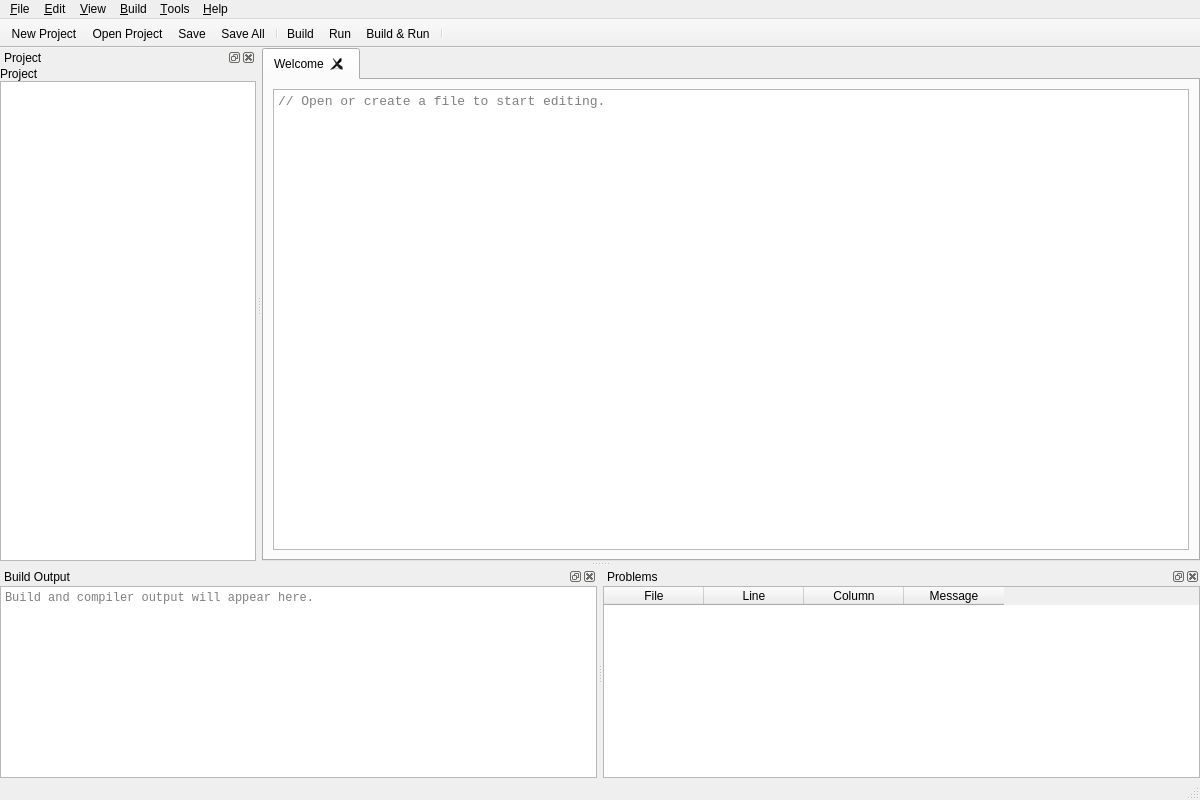
<?xml version="1.0" encoding="UTF-8"?>
<ui version="4.0">
 <class>MainWindow</class>
 <widget class="QMainWindow" name="MainWindow">
  <property name="geometry">
   <rect>
    <x>0</x>
    <y>0</y>
    <width>1200</width>
    <height>800</height>
   </rect>
  </property>
  <property name="windowTitle">
   <string>CppLab IDE</string>
  </property>
  <widget class="QWidget" name="centralwidget">
   <layout class="QVBoxLayout" name="centralLayout">
    <property name="spacing">
     <number>0</number>
    </property>
    <property name="leftMargin">
     <number>0</number>
    </property>
    <property name="topMargin">
     <number>0</number>
    </property>
    <property name="rightMargin">
     <number>0</number>
    </property>
    <property name="bottomMargin">
     <number>0</number>
    </property>
    <item>
     <widget class="QTabWidget" name="editorTabWidget">
      <property name="currentIndex">
       <number>0</number>
      </property>
      <property name="tabsClosable">
       <bool>true</bool>
      </property>
      <widget class="QWidget" name="placeholderTab">
       <attribute name="title">
        <string>Welcome</string>
       </attribute>
       <layout class="QVBoxLayout" name="placeholderLayout">
        <item>
         <widget class="QPlainTextEdit" name="editorPlainTextEdit">
          <property name="font">
           <font>
            <family>Consolas</family>
            <pointsize>10</pointsize>
           </font>
          </property>
          <property name="placeholderText">
           <string>// Open or create a file to start editing.</string>
          </property>
         </widget>
        </item>
       </layout>
      </widget>
     </widget>
    </item>
   </layout>
  </widget>
  <widget class="QMenuBar" name="menubar">
   <property name="geometry">
    <rect>
     <x>0</x>
     <y>0</y>
     <width>1200</width>
     <height>18</height>
    </rect>
   </property>
   <widget class="QMenu" name="menuFile">
    <property name="title">
     <string>&amp;File</string>
    </property>
    <widget class="QMenu" name="menuNew">
     <property name="title">
      <string>&amp;New</string>
     </property>
     <addaction name="newProjectAction"/>
     <addaction name="newSourceFileAction"/>
    </widget>
    <addaction name="menuNew"/>
    <addaction name="openProjectAction"/>
    <addaction name="openSourceFileAction"/>
    <addaction name="separator"/>
    <addaction name="saveFileAction"/>
    <addaction name="saveAllAction"/>
    <addaction name="closeFileAction"/>
    <addaction name="separator"/>
    <addaction name="exitAction"/>
   </widget>
   <widget class="QMenu" name="menuEdit">
    <property name="title">
     <string>&amp;Edit</string>
    </property>
    <addaction name="undoAction"/>
    <addaction name="redoAction"/>
    <addaction name="separator"/>
    <addaction name="cutAction"/>
    <addaction name="copyAction"/>
    <addaction name="pasteAction"/>
    <addaction name="separator"/>
    <addaction name="findAction"/>
    <addaction name="replaceAction"/>
   </widget>
   <widget class="QMenu" name="menuView">
    <property name="title">
     <string>&amp;View</string>
    </property>
    <addaction name="viewProjectDockAction"/>
    <addaction name="viewOutputDockAction"/>
    <addaction name="viewProblemsDockAction"/>
   </widget>
   <widget class="QMenu" name="menuBuild">
    <property name="title">
     <string>&amp;Build</string>
    </property>
    <addaction name="buildProjectAction"/>
    <addaction name="runProjectAction"/>
    <addaction name="buildAndRunAction"/>
    <addaction name="separator"/>
    <addaction name="cleanProjectAction"/>
   </widget>
   <widget class="QMenu" name="menuTools">
    <property name="title">
     <string>&amp;Tools</string>
    </property>
    <addaction name="settingsAction"/>
   </widget>
   <widget class="QMenu" name="menuHelp">
    <property name="title">
     <string>&amp;Help</string>
    </property>
    <addaction name="offlineDocsAction"/>
    <addaction name="separator"/>
    <addaction name="aboutAction"/>
   </widget>
   <addaction name="menuFile"/>
   <addaction name="menuEdit"/>
   <addaction name="menuView"/>
   <addaction name="menuBuild"/>
   <addaction name="menuTools"/>
   <addaction name="menuHelp"/>
  </widget>
  <widget class="QStatusBar" name="statusbar">
   <property name="sizeGripEnabled">
    <bool>true</bool>
   </property>
  </widget>
  <widget class="QToolBar" name="mainToolBar">
   <property name="windowTitle">
    <string>Main Toolbar</string>
   </property>
   <property name="movable">
    <bool>false</bool>
   </property>
   <attribute name="toolBarArea">
    <enum>TopToolBarArea</enum>
   </attribute>
   <attribute name="toolBarBreak">
    <bool>false</bool>
   </attribute>
   <addaction name="newProjectAction"/>
   <addaction name="openProjectAction"/>
   <addaction name="saveFileAction"/>
   <addaction name="saveAllAction"/>
   <addaction name="separator"/>
   <addaction name="buildProjectAction"/>
   <addaction name="runProjectAction"/>
   <addaction name="buildAndRunAction"/>
   <addaction name="separator"/>
  </widget>
  <widget class="QDockWidget" name="projectDockWidget">
   <property name="windowTitle">
    <string>Project</string>
   </property>
   <attribute name="dockWidgetArea">
    <number>1</number>
   </attribute>
   <widget class="QWidget" name="projectDockContent">
    <layout class="QVBoxLayout" name="projectDockLayout">
     <property name="spacing">
      <number>0</number>
     </property>
     <property name="leftMargin">
      <number>0</number>
     </property>
     <property name="topMargin">
      <number>0</number>
     </property>
     <property name="rightMargin">
      <number>0</number>
     </property>
     <property name="bottomMargin">
      <number>0</number>
     </property>
     <item>
      <widget class="QLabel" name="projectLabel">
       <property name="text">
        <string>Project</string>
       </property>
       <property name="margin">
        <number>4</number>
       </property>
      </widget>
     </item>
     <item>
      <widget class="QTreeView" name="projectTreeView"/>
     </item>
    </layout>
   </widget>
  </widget>
  <widget class="QDockWidget" name="outputDockWidget">
   <property name="windowTitle">
    <string>Build Output</string>
   </property>
   <attribute name="dockWidgetArea">
    <number>8</number>
   </attribute>
   <widget class="QWidget" name="outputDockContent">
    <layout class="QVBoxLayout" name="outputDockLayout">
     <property name="spacing">
      <number>0</number>
     </property>
     <property name="leftMargin">
      <number>0</number>
     </property>
     <property name="topMargin">
      <number>0</number>
     </property>
     <property name="rightMargin">
      <number>0</number>
     </property>
     <property name="bottomMargin">
      <number>0</number>
     </property>
     <item>
      <widget class="QPlainTextEdit" name="buildOutputTextEdit">
       <property name="font">
        <font>
         <family>Consolas</family>
         <pointsize>9</pointsize>
        </font>
       </property>
       <property name="readOnly">
        <bool>true</bool>
       </property>
       <property name="placeholderText">
        <string>Build and compiler output will appear here.</string>
       </property>
      </widget>
     </item>
    </layout>
   </widget>
  </widget>
  <widget class="QDockWidget" name="problemsDockWidget">
   <property name="windowTitle">
    <string>Problems</string>
   </property>
   <attribute name="dockWidgetArea">
    <number>8</number>
   </attribute>
   <widget class="QWidget" name="problemsDockContent">
    <layout class="QVBoxLayout" name="problemsDockLayout">
     <property name="spacing">
      <number>0</number>
     </property>
     <property name="leftMargin">
      <number>0</number>
     </property>
     <property name="topMargin">
      <number>0</number>
     </property>
     <property name="rightMargin">
      <number>0</number>
     </property>
     <property name="bottomMargin">
      <number>0</number>
     </property>
     <item>
      <widget class="QTableWidget" name="problemsTableWidget">
       <property name="rowCount">
        <number>0</number>
       </property>
       <property name="columnCount">
        <number>4</number>
       </property>
       <column>
        <property name="text">
         <string>File</string>
        </property>
       </column>
       <column>
        <property name="text">
         <string>Line</string>
        </property>
       </column>
       <column>
        <property name="text">
         <string>Column</string>
        </property>
       </column>
       <column>
        <property name="text">
         <string>Message</string>
        </property>
       </column>
      </widget>
     </item>
    </layout>
   </widget>
  </widget>
  <action name="newProjectAction">
   <property name="text">
    <string>&amp;New Project...</string>
   </property>
   <property name="shortcut">
    <string>Ctrl+N</string>
   </property>
  </action>
  <action name="newSourceFileAction">
   <property name="text">
    <string>New &amp;Source File...</string>
   </property>
   <property name="shortcut">
    <string>Ctrl+Shift+N</string>
   </property>
  </action>
  <action name="openProjectAction">
   <property name="text">
    <string>&amp;Open Project...</string>
   </property>
   <property name="shortcut">
    <string>Ctrl+O</string>
   </property>
  </action>
  <action name="openSourceFileAction">
   <property name="text">
    <string>Open &amp;Source File...</string>
   </property>
   <property name="shortcut">
    <string>Ctrl+Shift+O</string>
   </property>
  </action>
  <action name="saveFileAction">
   <property name="text">
    <string>&amp;Save</string>
   </property>
   <property name="shortcut">
    <string>Ctrl+S</string>
   </property>
  </action>
  <action name="saveAllAction">
   <property name="text">
    <string>Save &amp;All</string>
   </property>
  </action>
  <action name="closeFileAction">
   <property name="text">
    <string>&amp;Close File</string>
   </property>
  </action>
  <action name="exitAction">
   <property name="text">
    <string>E&amp;xit</string>
   </property>
  </action>
  <action name="undoAction">
   <property name="text">
    <string>&amp;Undo</string>
   </property>
   <property name="shortcut">
    <string>Ctrl+Z</string>
   </property>
  </action>
  <action name="redoAction">
   <property name="text">
    <string>&amp;Redo</string>
   </property>
   <property name="shortcut">
    <string>Ctrl+Y</string>
   </property>
  </action>
  <action name="cutAction">
   <property name="text">
    <string>Cu&amp;t</string>
   </property>
   <property name="shortcut">
    <string>Ctrl+X</string>
   </property>
  </action>
  <action name="copyAction">
   <property name="text">
    <string>&amp;Copy</string>
   </property>
   <property name="shortcut">
    <string>Ctrl+C</string>
   </property>
  </action>
  <action name="pasteAction">
   <property name="text">
    <string>&amp;Paste</string>
   </property>
   <property name="shortcut">
    <string>Ctrl+V</string>
   </property>
  </action>
  <action name="findAction">
   <property name="text">
    <string>&amp;Find...</string>
   </property>
   <property name="shortcut">
    <string>Ctrl+F</string>
   </property>
  </action>
  <action name="replaceAction">
   <property name="text">
    <string>Replace...</string>
   </property>
   <property name="shortcut">
    <string>Ctrl+H</string>
   </property>
  </action>
  <action name="viewProjectDockAction">
   <property name="checkable">
    <bool>true</bool>
   </property>
   <property name="checked">
    <bool>true</bool>
   </property>
   <property name="text">
    <string>Project Explorer</string>
   </property>
  </action>
  <action name="viewOutputDockAction">
   <property name="checkable">
    <bool>true</bool>
   </property>
   <property name="checked">
    <bool>true</bool>
   </property>
   <property name="text">
    <string>Build Output</string>
   </property>
  </action>
  <action name="viewProblemsDockAction">
   <property name="checkable">
    <bool>true</bool>
   </property>
   <property name="checked">
    <bool>true</bool>
   </property>
   <property name="text">
    <string>Problems</string>
   </property>
  </action>
  <action name="buildProjectAction">
   <property name="text">
    <string>&amp;Build</string>
   </property>
   <property name="shortcut">
    <string>Ctrl+B</string>
   </property>
  </action>
  <action name="runProjectAction">
   <property name="text">
    <string>&amp;Run</string>
   </property>
   <property name="shortcut">
    <string>Ctrl+R</string>
   </property>
  </action>
  <action name="buildAndRunAction">
   <property name="text">
    <string>Build &amp;&amp; Run</string>
   </property>
   <property name="shortcut">
    <string>F5</string>
   </property>
  </action>
  <action name="cleanProjectAction">
   <property name="text">
    <string>&amp;Clean</string>
   </property>
  </action>
  <action name="settingsAction">
   <property name="text">
    <string>&amp;Settings...</string>
   </property>
  </action>
  <action name="offlineDocsAction">
   <property name="text">
    <string>Offline &amp;Docs</string>
   </property>
  </action>
  <action name="aboutAction">
   <property name="text">
    <string>&amp;About CppLab IDE</string>
   </property>
  </action>
  <action name="actionVisit_the_repo">
   <property name="text">
    <string>Visit the repo</string>
   </property>
  </action>
 </widget>
 <resources/>
 <connections>
  <connection>
   <sender>viewProjectDockAction</sender>
   <signal>toggled(bool)</signal>
   <receiver>projectDockWidget</receiver>
   <slot>setVisible(bool)</slot>
   <hints>
    <hint type="sourcelabel">
     <x>-1</x>
     <y>-1</y>
    </hint>
    <hint type="destinationlabel">
     <x>99</x>
     <y>349</y>
    </hint>
   </hints>
  </connection>
  <connection>
   <sender>viewOutputDockAction</sender>
   <signal>toggled(bool)</signal>
   <receiver>outputDockWidget</receiver>
   <slot>setVisible(bool)</slot>
   <hints>
    <hint type="sourcelabel">
     <x>-1</x>
     <y>-1</y>
    </hint>
    <hint type="destinationlabel">
     <x>599</x>
     <y>749</y>
    </hint>
   </hints>
  </connection>
  <connection>
   <sender>viewProblemsDockAction</sender>
   <signal>toggled(bool)</signal>
   <receiver>problemsDockWidget</receiver>
   <slot>setVisible(bool)</slot>
   <hints>
    <hint type="sourcelabel">
     <x>-1</x>
     <y>-1</y>
    </hint>
    <hint type="destinationlabel">
     <x>599</x>
     <y>749</y>
    </hint>
   </hints>
  </connection>
 </connections>
</ui>
